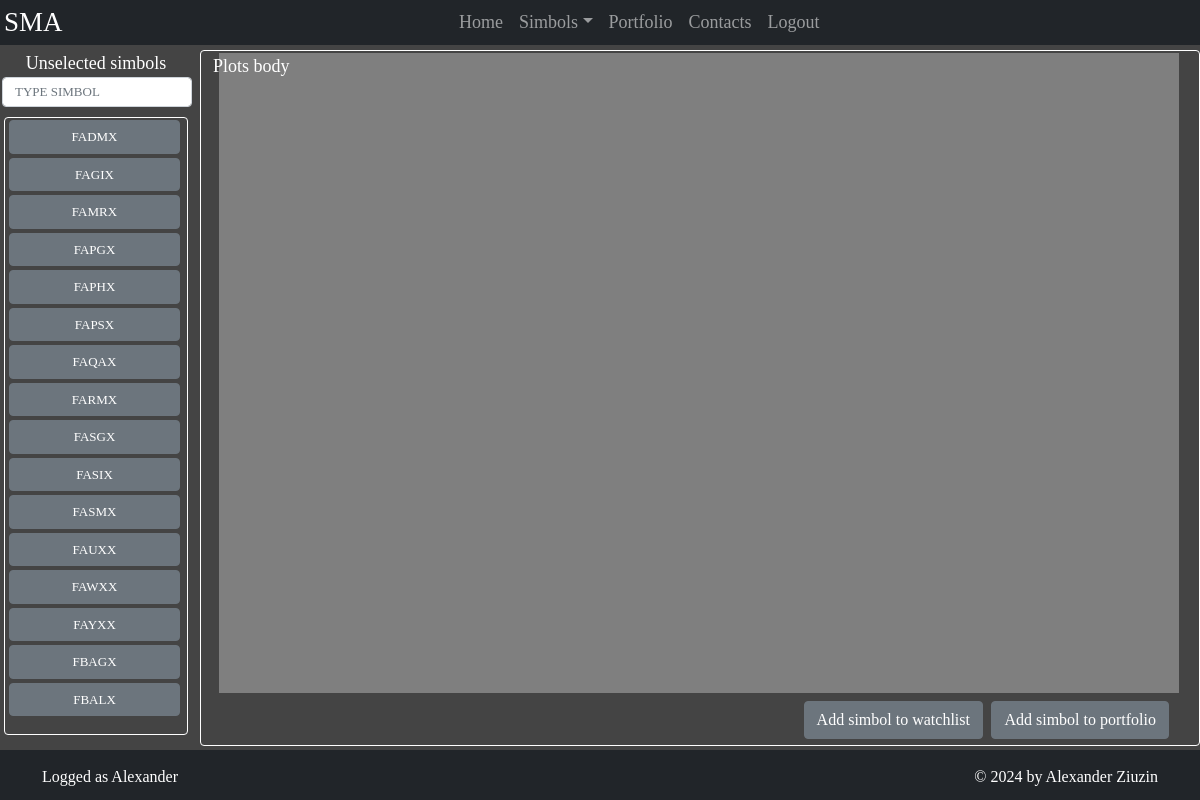
/simbols?listtype=unselected&simbol= (signed in), run on the app's committed database.
### app/models.py (models this page shows, shortened)
class Simbol(db.Model):
    __tablename__ = 'simbol'
    simbol = db.Column(db.String(10), primary_key = True)
    title = db.Column(db.String(100))
    category = db.Column(db.String(20))
    ytd = db.Column(db.Float)
    oneyearreturn = db.Column(db.Float)
    threeyearreturn = db.Column(db.Float)
    fiveyearreturn = db.Column(db.Float)
    tenyearreturn = db.Column(db.Float)
    lifeoffundreturn = db.Column(db.Float)
    netto = db.Column(db.Float)
    gross = db.Column(db.Float)
    overall = db.Column(db.Float)
    def to_dic(self):
        return {
                "simbol":self.simbol,
                "title":self.title,
                "category":self.category,
                "oneyearreturn":self.oneyearreturn,
                "threeyearreturn":self.threeyearreturn,
                "fiveyearreturn":self.fiveyearreturn,
                "tenyearreturn":self.tenyearreturn,
                "lifeoffundreturn":self.lifeoffundreturn,
                "netto":self.netto,
                "gross":self.gross,
                "overall":self.overall
                }

class User(UserMixin, db.Model):
    __tablename__ = 'user'
    id = db.Column(db.String(100), primary_key=True)
    email = db.Column(db.String(80), unique=True)
    username = db.Column(db.String(100), unique=True)
    password_hash = db.Column(db.String())
    admin = db.Column(db.Boolean)

### app/views.py (the view, shortened to what this page needs)
@app.route("/simbols")
def simbols():
   plots_img = "/static/images/empty_plots.png"
   if request.args:
      req = request.args
      simbols=[]
      try:
         if req["listtype"] == "portfolio":
            subquery = db.session.query(UserSimbol.simbol).filter(UserSimbol.userid == current_user.id, UserSimbol.listtype == 1).subquery()
            qresult = db.session.query(Simbol).filter(Simbol.simbol.in_(subquery)).order_by(Simbol.simbol).all()
         if req["listtype"] == "watchlist":
            subquery = db.session.query(UserSimbol.simbol).filter(UserSimbol.userid == current_user.id, UserSimbol.listtype == 2).subquery()
            qresult = db.session.query(Simbol).filter(Simbol.simbol.in_(subquery)).order_by(Simbol.simbol).all()
         if req["listtype"] == "unselected":
            subquery = db.session.query(UserSimbol.simbol).filter(UserSimbol.userid == current_user.id).subquery()
            qresult = db.session.query(Simbol).filter(Simbol.simbol.notin_(subquery)).order_by(Simbol.simbol).all()
         simbols = [u.to_dic() for u in qresult]
      except Exception as ex:
          return render_template("error.html", user = current_user, error_descr = ex.args)
      return render_template("simbols.html", simbols = simbols, selected_simbol = req["simbol"],  user = current_user, listtype = req["listtype"], plots_image = plots_img)

### app/userlogin.py (called while the page is built)
@login.user_loader
def load_user(id):
    return User.query.get(str(id))

### app/templates/simbols.html (shortened to what this page needs)
{% extends "base.html" %}
{% block main %}
<div class = "container-fluid">
    <div id = "main-row" class = "row">
        <div class = "col-sm-2 left-column">
            <div class = "row simbols-list-header">
                {% if listtype == "unselected" %}
                 Unselected simbols
                {% endif %}
            </div>
            <div class = "row">
                <input id = "simbol-search" type="text" class = "form-control search-simbol-input"
                    placeholder="Type simbol">
            </div>
            <div class = "row">
                <div class = "col-sm simbols-list-border" >
                <ul id = "list-of-simbols" class = "simbols-list">
                    {% for simbol in simbols %}
                    <li>
                        <button type="button" class="btn  btn-secondary shadow-none simbol-button"
                        onclick="simbol_button_click(event)">
                            {{simbol.simbol}}
                        </button>
                    </li>
                    {% endfor %}
                </ul>
                </div>
            </div>
        </div>
        <div class = "col-sm-10 right-column">
            <div id = "plots-body" class = "row" style="background-image: url('{{plots_image}}')">
                Plots body
            </div>
            <div id = "plots-footer" class = "row">
                <div class = "col-sm">
                    <div class="float-end">
                        {% if listtype == "unselected" %}
                        <button type="button" class="btn btn-secondary shadow-none simbol-management-buton" onclick="add_simbol_to_watchlist_button_click()">
                            Add simbol to watchlist
                        </button>
                        <button type="button" class="btn btn-secondary shadow-none simbol-management-buton" onclick="add_simbol_to_portfolio_button_click()">
                            Add simbol to portfolio
                        </button>
                        {% endif %}
                    </div>
            </div>
        </div>
    </div>
</div>
{% endblock %}

### app/templates/base.html (shortened to what this page needs)
<!DOCTYPE html>
<html lang="en" dir="ltr">
    <head>
        <link rel="stylesheet" type="text/css" href="/static/css/bootstrap.min.css"/>
        <link rel="stylesheet" type="text/css" href="/static/css/style.css" />
	</head>
    <body >
      <header class="container-sm">
        <nav class="navbar navbar-expand-sm navbar-dark bg-dark fixed-top navigation" >
          <a id = "brand-icon" class="navbar-brand cinzel-400" href="#">SMA</a>
          <div class="collapse navbar-collapse justify-content-center" id="navbarCollapse">
            <ul class="navbar-nav">
              <li class = "nav-item">
                <a class="nav-link {% if pageName == 'Home' %} active {% endif %}" aria-current="page" href="/">Home</a>
              </li>
              {% if user.is_authenticated %}
              <li class = "nav-item dropdown">
               <a class="nav-link dropdown-toggle href="#"
                 id="navbarDropdownGalleries" role="button" data-bs-toggle="dropdown"
                 aria-expanded="false">Simbols</a>
              </li>
              <li class = "nav-item">
                <a class="nav-link {% if pageName == 'Works' %} active {% endif %}" href="/portfolio">Portfolio</a>
              </li>
              {% endif %}
              <li class = "nav-item">
                <a class="nav-link {% if pageName == 'Contacts' %} active {% endif %}" href="/contacts">Contacts</a>
              </li>
              <li class = "nav-item">
                {% if user.is_authenticated %}
                  <a class="nav-link {% if pageName == 'Login' %} active {% endif %}" href="/logout">Logout</a>
                {% else %}
                  <a class="nav-link {% if pageName == 'Logout' %} active {% endif %}" href="/login">Login</a>
                {% endif %}
              </li>
            </ul>
          </div>
        </nav>
      </header>
      <main id="main">
          {% block main %}
          {% endblock %}
      </main>
      <footer class = "d-flex align-items-center">
        <div  class = "container">
          <div class = "row ">
            <div class = "col-sm-6">
              <div class = "d-flex justify-content-start">
                {% if user.is_authenticated %}
                  Logged as {{user.username}}
                {% endif %}
              </div>
            </div>
            <div class = "col-sm-6" >
              <div class = "d-flex justify-content-end">
                © 2024 by Alexander Ziuzin
              </div>
            </div>
          </div>
        </div>
      </footer>
    </body>
</html>

### app/static/css/style.css (style rules this page uses)
* { margin: 0; padding: 0; }
html { visibility:hidden; }
body { color: #566787;background-color:rgb(68, 68, 68); font-family: "HvDTrial_Brandon_Grotesque_regular"; font-size: large; }
.cinzel-400 { font-family: 'Cinzel'; font-size: 1.5em; font-weight: 400; color:White; }
.navigation { height: 45px; padding-top: 0px; padding-bottom: 0px; }
#main { width: 100%; margin-top: 50px; margin-left: 0px; margin-right: 0px; }
footer { position:fixed; bottom: 0; width:100%; height: 50px; background-color:rgb(33, 37, 41); text-align: center; padding-top: 5px; color: white; font-size:medium; padding-top: 3px; }
#brand-icon { margin-left: 4px; }
.col-sm { margin: 4px; }
#main-row { margin-top: 50px; color: white; }
.left-column { align-items: center; padding-right: 20px; }
.right-column { padding-left: 10px; border: 1px solid white; border-radius: 4px; }
#plots-body { height: 100px; background-position: center; background-size: contain; background-repeat: no-repeat; margin: 2px; flex-grow: 1; }
#plots-footer { margin: 0px; }
.simbols-list { list-style-type: none; align-items: center; justify-content: center; overflow-y:scroll; overflow-x: hidden; margin-left: -30px; }
.simbols-list-border { border: 1px solid white; border-radius: 4px; margin-top: 10px; padding-left: 0px; padding-right: 0px; }
.simbols-list-header { font-size: large; justify-content: center; text-wrap:wrap ; }
.search-simbol-input { align-self:center; width: calc(100% - 2px); margin-left: 2px; text-transform: uppercase; height: 30px; font-size: small; border-radius: 4px; }
.simbol-button { width:95%; margin: 2px; font-size: small; }
.simbol-management-buton { font-size:medium; text-wrap: nowrap ; margin: 2px; }

### data on the page
Simbol: simbol "FADMX"
Simbol: simbol "FAGIX"
Simbol: simbol "FAMRX"
Simbol: simbol "FAPGX"
Simbol: simbol "FAPHX"
Simbol: simbol "FAPSX"
Simbol: simbol "FAQAX"
Simbol: simbol "FARMX"
Simbol: simbol "FASGX"
Simbol: simbol "FASIX"
Simbol: simbol "FASMX"
Simbol: simbol "FAUXX"
Simbol: simbol "FAWXX"
Simbol: simbol "FAYXX"
Simbol: simbol "FBAGX"
Simbol: simbol "FBALX"
User: username "Alexander"
